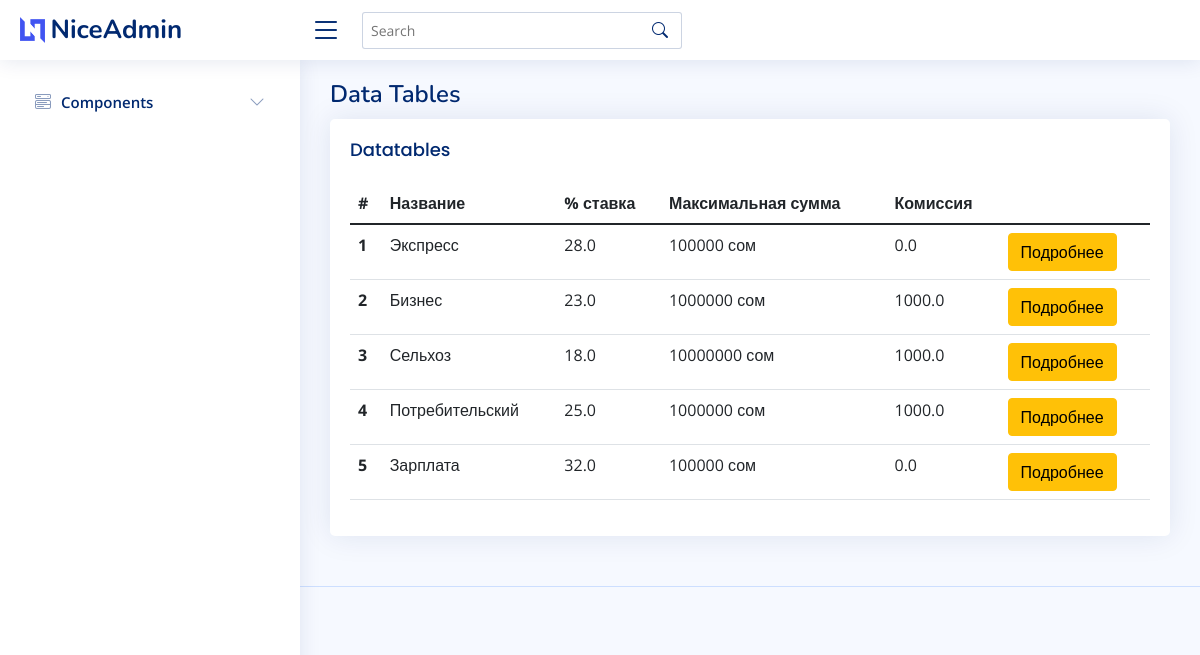
/client/products/, run on the app's committed database.
### client/models.py (models this page shows, shortened)
class Product(models.Model):
    product_name = models.CharField(max_length=50, verbose_name='Продукт кредитования')
    interest_rate = models.FloatField(verbose_name='Процентная ставка', default=28)
    max_sum = models.IntegerField(verbose_name='Сумма 1', default=100000)
    commission = models.FloatField(verbose_name='Комиссия за выдачу', default=0)

### client/views.py (the view)
# urls.py: path('products/', views.ProductView.as_view(), name='product_list'),
class ProductView(ListView):
    model = Product
    template_name = 'tables-products.html'
    context_object_name = 'products'

### client/templates/tables-products.html
{% extends 'base.html' %}
{% load crispy_forms_tags %}
{% block content %}
<section class="section">
  <div class="row">
    <div class="col-lg-12">
      <div class="card">
        <div class="card-body">
          <h5 class="card-title">Datatables</h5>
          <table class="table datatable">
            <thead>
              <tr>
                <th scope="col">#</th>
                <th scope="col">Название</th>
                <th scope="col">% ставка</th>
                <th scope="col">Максимальная сумма</th>
                <th scope="col">Комиссия</th>
                <th></th>
              </tr>
            </thead>
            <tbody>
              {% for product in products %}
              <tr>
                <th scope="row">{{product.id}}</th>
                <td>{{product.product_name}}</td>
                <td>{{product.interest_rate}}</td>
                <td>{{product.max_sum}} сом</td>
                <td>{{product.commission}}</td>
                <th><a class="btn btn-warning" href="#">Подробнее</a></th>
              </tr>
              {% endfor %}
            </tbody>
          </table>
        </div>
      </div>
    </div>
  </div>
</section>
{% endblock content %}

### client/static/css/style.css (style rules this page uses)
:root { scroll-behavior: smooth; }
body { font-family: "Open Sans", sans-serif; background: #f6f9ff; color: #444444; }
a { color: #4154f1; text-decoration: none; }
h1, h2, h3, h4, h5, h6 { font-family: "Nunito", sans-serif; }
.card { margin-bottom: 30px; border: none; border-radius: 5px; box-shadow: 0px 0 30px rgba(1, 41, 112, 0.1); }
.card-title { padding: 20px 0 15px 0; font-size: 18px; font-weight: 500; color: #012970; font-family: "Poppins", sans-serif; }
.card-body { padding: 0 20px 20px 20px; }

### data on the page
Product: id "1", product_name "Экспресс", interest_rate "28.0", max_sum "100000", commission "0.0"
Product: id "2", product_name "Бизнес", interest_rate "23.0", max_sum "1000000", commission "1000.0"
Product: id "3", product_name "Сельхоз", interest_rate "18.0", max_sum "10000000", commission "1000.0"
Product: id "4", product_name "Потребительский", interest_rate "25.0", max_sum "1000000", commission "1000.0"
Product: id "5", product_name "Зарплата", interest_rate "32.0", max_sum "100000", commission "0.0"
